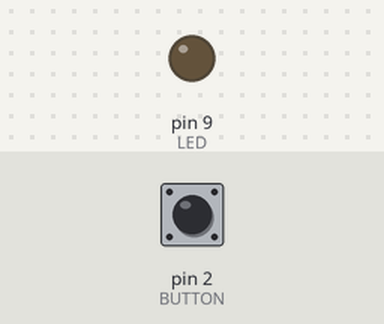
The sketch below on a simulated Arduino Uno, built with avr-gcc and run on an emulated ATmega328P. Parts: output pins drawn as LEDs (lit = HIGH). Inputs (shaded band) come from the test bench; at power-on: pin 2 (BUTTON) LOW.

Above: at 1.2 s.
1.3 s: pin 2 (BUTTON) pulled HIGH for 0.15 s
At 2.4 s:
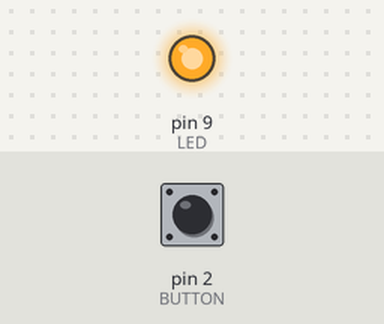
3.5 s: pin 2 (BUTTON) pulled HIGH for 1 s
At 5.3 s:
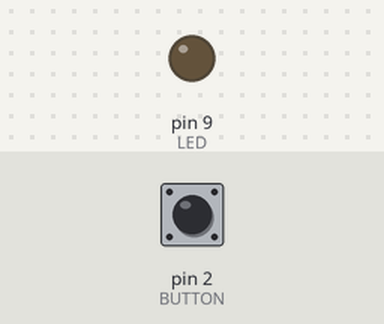
6.0 s: pin 2 (BUTTON) pulled HIGH for 3.2 s
At 7.1 s:
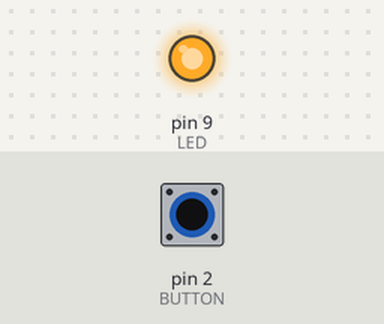
Timing chart, 0 to 9.0 s (numbered marks = the images above; inputs shaded):
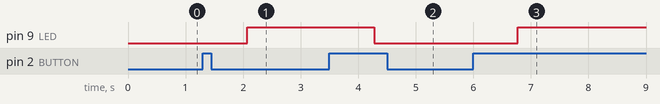

Measured:
- after the input at 1.3 s, pin 9 (LED): LOW → HIGH after 0.77 s
- after the input at 3.5 s, pin 9 (LED): HIGH → LOW after 0.78 s
- after the input at 6.0 s, pin 9 (LED): LOW → HIGH after 0.77 s

The sketch:

led_button.ino
```cpp
const int LED = 9;
const int BUTTON = 2;
boolean lastButton = LOW;
boolean currentButton = LOW;
boolean ledOn = false;

int fadeLevel = 0;

void setup() {
  pinMode(LED, OUTPUT);
  pinMode(BUTTON, INPUT);
}

boolean debounce(boolean last) {
  boolean current = digitalRead(BUTTON);
  if (last != current) {
    delay(5);
    current = digitalRead(BUTTON);
  }

  return current;
}

void fade(int led, boolean fadeIn) {
 if (fadeIn) {
    for (int i = fadeLevel; i < 256; i++) {
      analogWrite(led, i);
      delay(3);
      fadeLevel = i;
    }
  } else {
    for (int i = fadeLevel; i >= 0; i--) {
      analogWrite(led, i);
      delay(3);
      fadeLevel = i;
    }
  }

}

void loop() {
  currentButton = debounce(lastButton);

  if (lastButton == LOW && currentButton == HIGH) {
    ledOn = !ledOn;
  }
  lastButton = currentButton;

  fade(LED, ledOn);
}
```
